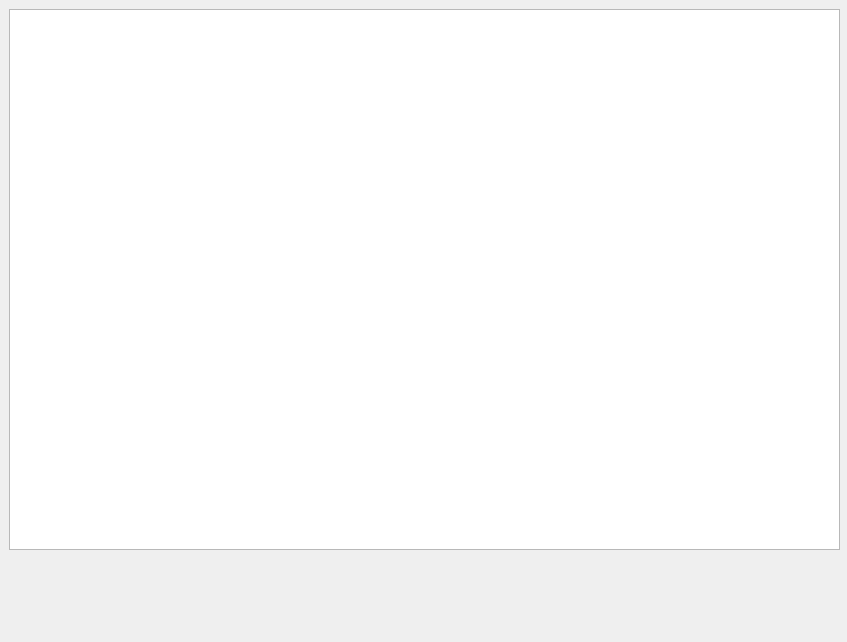
<?xml version="1.0" encoding="UTF-8"?>
<ui version="4.0">
 <class>userdashboard</class>
 <widget class="QWidget" name="userdashboard">
  <property name="windowModality">
   <enum>Qt::WindowModality::ApplicationModal</enum>
  </property>
  <property name="geometry">
   <rect>
    <x>0</x>
    <y>0</y>
    <width>847</width>
    <height>642</height>
   </rect>
  </property>
  <property name="sizePolicy">
   <sizepolicy hsizetype="Expanding" vsizetype="Expanding">
    <horstretch>0</horstretch>
    <verstretch>0</verstretch>
   </sizepolicy>
  </property>
  <property name="windowTitle">
   <string>User Dashboard</string>
  </property>
  <property name="styleSheet">
   <string notr="true"/>
  </property>
  <widget class="QTableWidget" name="problemTable">
   <property name="geometry">
    <rect>
     <x>9</x>
     <y>9</y>
     <width>831</width>
     <height>541</height>
    </rect>
   </property>
  </widget>
  <widget class="QPushButton" name="SolveChallenge">
   <property name="geometry">
    <rect>
     <x>340</x>
     <y>560</y>
     <width>206</width>
     <height>47</height>
    </rect>
   </property>
   <property name="sizePolicy">
    <sizepolicy hsizetype="Fixed" vsizetype="Fixed">
     <horstretch>0</horstretch>
     <verstretch>0</verstretch>
    </sizepolicy>
   </property>
   <property name="minimumSize">
    <size>
     <width>206</width>
     <height>47</height>
    </size>
   </property>
   <property name="maximumSize">
    <size>
     <width>206</width>
     <height>47</height>
    </size>
   </property>
   <property name="styleSheet">
    <string notr="true">background-image: url(:/new/prefix1/src/SolveChallengeButton.png);
border-radius : 15px ;</string>
   </property>
   <property name="text">
    <string/>
   </property>
  </widget>
 </widget>
 <resources/>
 <connections/>
</ui>
